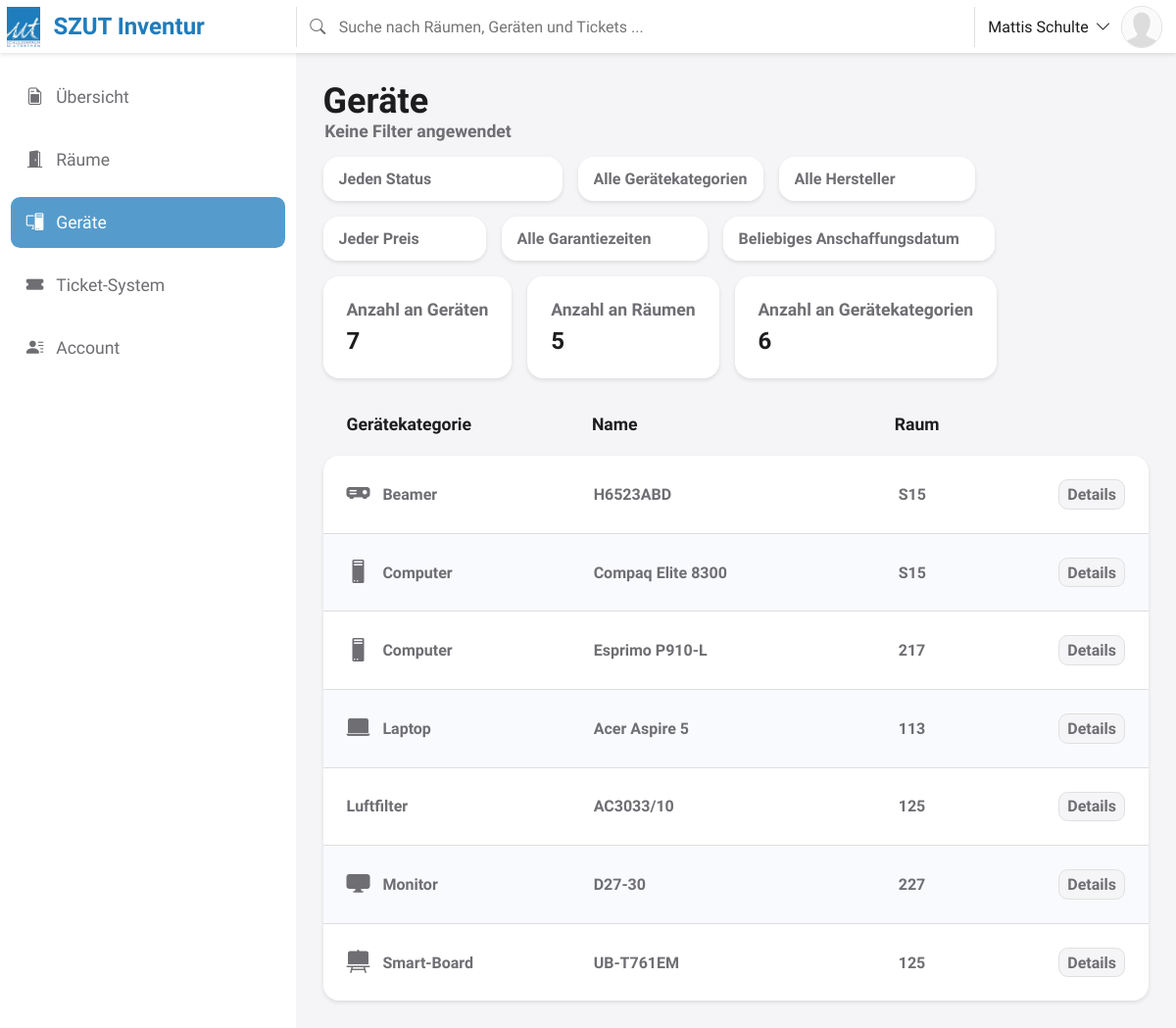
The page /devices/ (signed in) on the database its author committed.
### inventory_management/models.py (models this page shows, shortened)
class MyUser(AbstractUser):
    person_id = models.CharField(verbose_name=_('itslearning Person-ID'), max_length=12, unique=True)
    username = models.CharField(verbose_name=_('Benutzername'), max_length=50, unique=True)
    first_name = models.CharField(verbose_name=_('Vorname'), max_length=50)
    last_name = models.CharField(verbose_name=_('Nachname'), max_length=25)
    language = models.CharField(verbose_name=_('Sprache'), max_length=10, default='de-DE')
    profile_image_url = models.CharField(verbose_name=_('Profilbild-URL'), max_length=100, null=True, blank=True)
    use_12_hour_time_format = models.BooleanField(verbose_name=_('Zwölf-Stunden Zeitformat'), default=False)
    allow_auto_role = models.BooleanField(verbose_name=_('Automatische Rollen via itslearning'), default=True)
    is_guest = models.BooleanField(verbose_name=_('Ist Gast'), default=False)
    is_staff = models.BooleanField(verbose_name=_('Ist Mitarbeiter'), default=False)
    is_admin = models.BooleanField(verbose_name=_('Ist Admin'), default=False)
    is_superuser = models.BooleanField(verbose_name=_('Ist System-Admin'), default=False)
    is_active = models.BooleanField(verbose_name=_('Ist aktiv'), default=True)
    USERNAME_FIELD = 'username'
    REQUIRED_FIELDS = ['person_id', 'first_name', 'last_name']
    objects = MyUserManager()

class Device(models.Model):
    class Meta:
        verbose_name = _('Gerät')
        verbose_name_plural = _('Geräte')
    class StatusOptions(models.IntegerChoices):
        FULLY_FUNCTIONAL = 2, _('Voll funktionsfähig')
        LIMITED_FUNCTIONALITY = 1, _('Eingeschränkt funktionsfähig')
        NOT_FUNCTIONAL = 0, _('Nicht funktionsfähig')
    device_category = models.ForeignKey(DeviceCategory, verbose_name=_('Gerätekategorie'), on_delete=models.CASCADE, default=None)
    room = models.ForeignKey(Room, verbose_name=_('Raum'), on_delete=models.CASCADE, default=None)
    name = models.CharField(verbose_name=_('Name'), max_length=50)
    price = models.DecimalField(verbose_name=_('Preis'), max_digits=10, decimal_places=2, null=True, blank=True)
    device_manufacturer = models.ForeignKey(DeviceManufacturer, verbose_name=_('Gerätehersteller'), on_delete=models.CASCADE, null=True, blank=True)
    purchase_data = models.DateField(verbose_name=_('Anschaffungsdatum'), null=True, blank=True)
    serial_number = models.CharField(verbose_name=_('Seriennummer'), max_length=50, null=True, blank=True)
    warranty_period_years = models.IntegerField(verbose_name=_('Garantiezeit in Jahren'), choices=[(i, i) for i in range(1, 100)], null=True, blank=True)
    warranty_period_months = models.IntegerField(verbose_name=_('Garantiezeit in Monaten'), choices=[(i, i) for i in range(1, 12)], null=True, blank=True)
    status = models.IntegerField(verbose_name=_('Aktueller Status'), choices=StatusOptions.choices, null=True, blank=True)
    description = models.TextField(verbose_name=_('Beschreibung'), max_length=560, null=True, blank=True)

### inventory_management/views.py (the view)
# urls.py: path('devices/', views.devices, name='devices'),
def devices(request):
    device_categories_data = DeviceCategory.objects.order_by('name').all().values('name', 'id')
    devices_data = Device.objects.order_by('device_category__name', 'name').all().values('device_category__name', 'device_category__icon', 'room__name', 'price', 'device_manufacturer', 'purchase_data', 'warranty_period_years', 'warranty_period_months', 'name', 'status', 'id')
    devices_statuses_data = get_choices.GetChoices.get_enum_choices(Device.StatusOptions, True)
    device_manufacturers_data = DeviceManufacturer.objects.order_by('name').all().values('name', 'id')
    devices_data_temp, number_of_filters_applied = filter_devices.FilterDevices.filter_devices_main(devices_data, request.GET, devices_statuses_data, device_categories_data, device_manufacturers_data)
    if devices_data_temp is None:
        return redirect('devices')
    else:
        devices_data = devices_data_temp
    devices_data = get_choices.GetChoices.make_labels_readable(devices_data, Device.StatusOptions, 'status')
    unique_devices_count = devices_data.count()
    unique_rooms_count = devices_data.values('room__id').distinct().count()
    unique_device_categories_count = devices_data.values('device_category__id').distinct().count()
    unique_device_manufacturers_count = devices_data.values('device_manufacturer__id').distinct().count()
    if request.META.get('HTTP_X_REQUESTED_WITH') == 'XMLHttpRequest':
        return render(request, 'devices.html', {'device_categories_data': list(device_categories_data), 'devices_statuses_data': list(devices_statuses_data), 'devices_data': list(devices_data), 'device_manufacturers_data': list(device_manufacturers_data), 'price_steps': filter_devices.FilterDevices.price_steps, 'remaining_warranty_steps': filter_devices.FilterDevices.remaining_warranty_steps, 'date_of_purchase_steps': filter_devices.FilterDevices.date_of_purchase_steps, 'unique_devices_count': unique_devices_count, 'unique_rooms_count': unique_rooms_count, 'unique_device_categories_count': unique_device_categories_count, 'unique_device_manufacturers_count': unique_device_manufacturers_count, 'number_of_filters_applied': number_of_filters_applied})
    else:
        return render(request, 'index.html', {'current_page_category': 'devices', 'current_page_file': 'devices.html', 'device_categories_data': list(device_categories_data), 'devices_statuses_data': list(devices_statuses_data), 'devices_data': list(devices_data), 'device_manufacturers_data': list(device_manufacturers_data), 'price_steps': filter_devices.FilterDevices.price_steps, 'remaining_warranty_steps': filter_devices.FilterDevices.remaining_warranty_steps, 'date_of_purchase_steps': filter_devices.FilterDevices.date_of_purchase_steps, 'unique_devices_count': unique_devices_count, 'unique_rooms_count': unique_rooms_count, 'unique_device_categories_count': unique_device_categories_count, 'unique_device_manufacturers_count': unique_device_manufacturers_count, 'number_of_filters_applied': number_of_filters_applied})

### inventory_management/auth.py (called while the page is built)
    def get_user(self, user_id):
        try:
            return MyUser.objects.get(id=user_id)
        except MyUser.DoesNotExist:
            return None

### inventory_management/filter_devices.py (called while the page is built, shortened)
    @classmethod
    def filter_devices_main(cls, devices_data, get_parameters, devices_statuses_data, device_categories_data, device_manufacturers_data):
        number_of_filters_applied = 0
        for _filter in cls.valid_filters:
            request_data = get_parameters.get(_filter['name'])
        return devices_data, number_of_filters_applied

### inventory_management/get_choices.py (called while the page is built)
    @classmethod
    def get_enum_choices(cls, data_set, append_unknown=False):
        unknown = {'id': 'unknown', 'label': _('Unbekannter Status')}
        enum_choices = []
        for data in data_set:
            devices_statuses_dict = {'id': data_set(data).value, 'label': data_set(data).label}
            enum_choices.append(devices_statuses_dict)
        if append_unknown:
            enum_choices.append(unknown)
        return enum_choices

    @classmethod
    def make_labels_readable(cls, data_set, enum_options, label_key: str):
        label_name = label_key + '_label'
        for data in data_set:
            if data[label_key] is not None:
                data[label_name] = enum_options(data[label_key]).label
            else:
                data[label_key] = 'unknown'
                data[label_name] = _('Unbekannt')
        return data_set

### inventory_management/templatetags/check_include_template.py (called while the page is built)
@register.filter
@stringfilter
def template_exists(value):
    try:
        template.loader.get_template(value)
        return True
    except template.TemplateDoesNotExist:
        return False

### templates/index.html (shortened to what this page needs)
{% load static %}
{% load check_include_template %}
<!DOCTYPE html>
<html lang="de-DE" dir="ltr">
<head>
    <link rel="stylesheet" href="{% static 'css/main.css' %}" />
</head>
<body>
    <nav class="top-bar-content" role="navigation">
        <div class="top-bar-header">
            <a class="logo-name" href="{% url 'overview' %}" onclick="loadAjaxContent('{% url 'overview' %}');return false">
                <img src="{% static 'images/szut-logo.webp' %}" alt="Logo" width="273" height="327">
                <h1>SZUT Inventur</h1>
            </a>
            <div class="top-bar-search" style="">
                <form id="search-form" action="{% url 'search' %}" method="get" role="search">
                    <i class="bi bi-search" role="presentation"></i>
                    <input type="search" name="q" placeholder="Suche nach Räumen, Geräten und Tickets ..." maxlength="500">
                </form>
            </div>
            <div class="account-card-wrapper">
                <div class="top-bar-account-link" tabindex="0" role="button" aria-pressed="false">
                    <p>{% if user.is_authenticated %}{{ user.get_full_name }}{% else %}Anmelden{% endif %}<i class="bi bi-chevron-down"></i></p>
                    {% if user.is_authenticated %}<img src="{% if user.profile_image_url %}{{ user.profile_image_url }}{% endif %}" onerror="this.src='{% static 'images/generic_user_icon.webp' %}'" alt="Profilbild" width="192" height="192">{% endif %}
                </div>
            </div>
        </div>
    </nav>
    <main class="main-area-wrapper">
        <nav class="nav-side-bar" role="navigation">
            <ul>
                <li><a id="overview" href="{% url 'overview' %}" onclick="loadAjaxContent('{% url 'overview' %}');return false"><i class="bi bi-file-earmark-post"></i>Übersicht</a></li>
                <li><a id="rooms" href="{% url 'rooms' %}" onclick="loadAjaxContent('{% url 'rooms' %}');return false"><i class="bi bi-door-open-fill"></i>Räume</a></li>
                <li><a id="devices" href="{% url 'devices' %}" onclick="loadAjaxContent('{% url 'devices' %}');return false"><i class="bi bi-pc-display"></i>Geräte</a></li>
                <li><a id="ticket-management" href="{% url 'ticket-management' %}" onclick="loadAjaxContent('{% url 'ticket-management' %}');return false"><i class="bi bi-ticket-fill"></i>Ticket-System</a></li>
                {% if user.is_authenticated %}
                    <li><a id="account" href="{% url 'account' %}" onclick="loadAjaxContent('{% url 'account' %}');return false"><i class="bi bi-person-lines-fill"></i>Account</a></li>
                {% else %}
                    <li><a id="account" class="account-li-not-logged-in" tabindex="0"><i class="bi bi-person-lines-fill"></i>Account</a></li>
                {% endif %}
            </ul>
        </nav>
        <div class="main-content-wrapper">
            <div id="page-content" class="page-content">
                {% if current_page_file|template_exists %}<script>setHighlight('{{ current_page_category }}');</script>{% include current_page_file %}{% else %}<script>setHighlight('{{ current_page_category }}'); loadContentError();</script>{% endif %}
            </div>
        </div>
    </main>
</body>
</html>

### templates/devices.html (shortened to what this page needs)
{% load static %}
<h1>Geräte</h1>
{% if number_of_filters_applied > 0 %}<h3>{{ number_of_filters_applied }} Filter angewendet</h3>{% else %}<h3>Keine Filter angewendet</h3>{% endif %}
<div class="filter-box">
    <div class="filter-box-item">
        <select id="status-filter" onchange="applyFilter()">
            <option value="all">Jeden Status</option>
        </select>
    </div>
    <div class="filter-box-item">
        <select id="device-categories-filter" onchange="applyFilter()">
            <option value="all">Alle Gerätekategorien</option>
        </select>
    </div>
    <div class="filter-box-item">
        <select id="device-manufacture-filter" onchange="applyFilter()">
            <option value="all">Alle Hersteller</option>
        </select>
    </div>
    <div class="filter-box-item">
        <select id="device-price-filter" onchange="applyFilter()">
            <option value="all">Jeder Preis</option>
        </select>
    </div>
    <div class="filter-box-item">
        <select id="device-warranty-filter" onchange="applyFilter()">
            <option value="all">Alle Garantiezeiten</option>
        </select>
    </div>
    <div class="filter-box-item">
        <select id="device-purchase-date-filter" onchange="applyFilter()">
            <option value="all">Beliebiges Anschaffungsdatum</option>
        </select>
    </div>
</div>
<div class="general-info-area">
    <div class="general-info-box">
        <h3>Anzahl an Geräten</h3>
        <h2 class="number-of-devices">{{ unique_devices_count }}</h2>
    </div>
    <div class="general-info-box">
        <h3>Anzahl an Räumen</h3>
        <h2 class="number-of-device-categories">{{ unique_rooms_count }}</h2>
    </div>
    <div class="general-info-box">
        <h3>Anzahl an Gerätekategorien</h3>
        <h2 class="number-of-device-categories">{{ unique_device_categories_count }}</h2>
    </div>
</div>
<div class="table">
    <div class="table-head">
        <div class="table-row">
            <div class="table-row-element table-element-1">Geräte&shy;kategorie</div>
            <div class="table-row-element table-element-2">Name</div>
            <div class="table-row-element table-element-3">Raum</div>
        </div>
    </div>
    <div class="table-body">
        {% if devices_data %}
            {% for device in devices_data %}
            <div class="table-row table-row-link" tabindex="0" onclick="loadAjaxContent('{% url 'devices' %}device-{{ device.id }}/')">
                <div class="table-row-element table-element-1">{% if device.device_category__icon %}<i class="{{ device.device_category__icon }}"></i>{% endif %}{{ device.device_category__name }}</div>
                <div class="table-row-element table-element-2">{{ device.name }}</div>
                <div class="table-row-element table-element-3">{{ device.room__name }}</div>
                <div class="table-row-element view-more-button">Details</div>
            </div>
            {% endfor %}
        {% else %}
            <div class="table-row table-row-no-matches">
                <div class="table-row-element table-element-1">Keine Geräte vorhanden</div>
                <div class="table-row-element view-more-button" style="visibility: hidden;">Details</div>
            </div>
        {% endif %}
    </div>
</div>

### static/css/devices.css (style rules this page uses)
.table-row-element:first-child { flex: 1.6 1.6 0; }
.table-row-element:nth-child(3) { flex: 1 1 0; }
.page-content > h1 { margin-bottom: 0; }
.page-content > h3 { margin: 0 0 1rem 0.1rem; }

### rows shown on the page
MyUser: get_full_name "Mattis Schulte"
Device: device_category__name "Beamer", name "H6523ABD", room__name "S15"
Device: device_category__name "Computer", name "Compaq Elite 8300", room__name "S15"
Device: device_category__name "Computer", name "Esprimo P910-L", room__name "217"
Device: device_category__name "Laptop", name "Acer Aspire 5", room__name "113"
Device: device_category__name "Luftfilter", name "AC3033/10", room__name "125"
Device: device_category__name "Monitor", name "D27-30", room__name "227"
Device: device_category__name "Smart-Board", name "UB-T761EM", room__name "125"

### other values the page prints
{{ unique_devices_count }} "7"
{{ unique_rooms_count }} "5"
{{ unique_device_categories_count }} "6"
